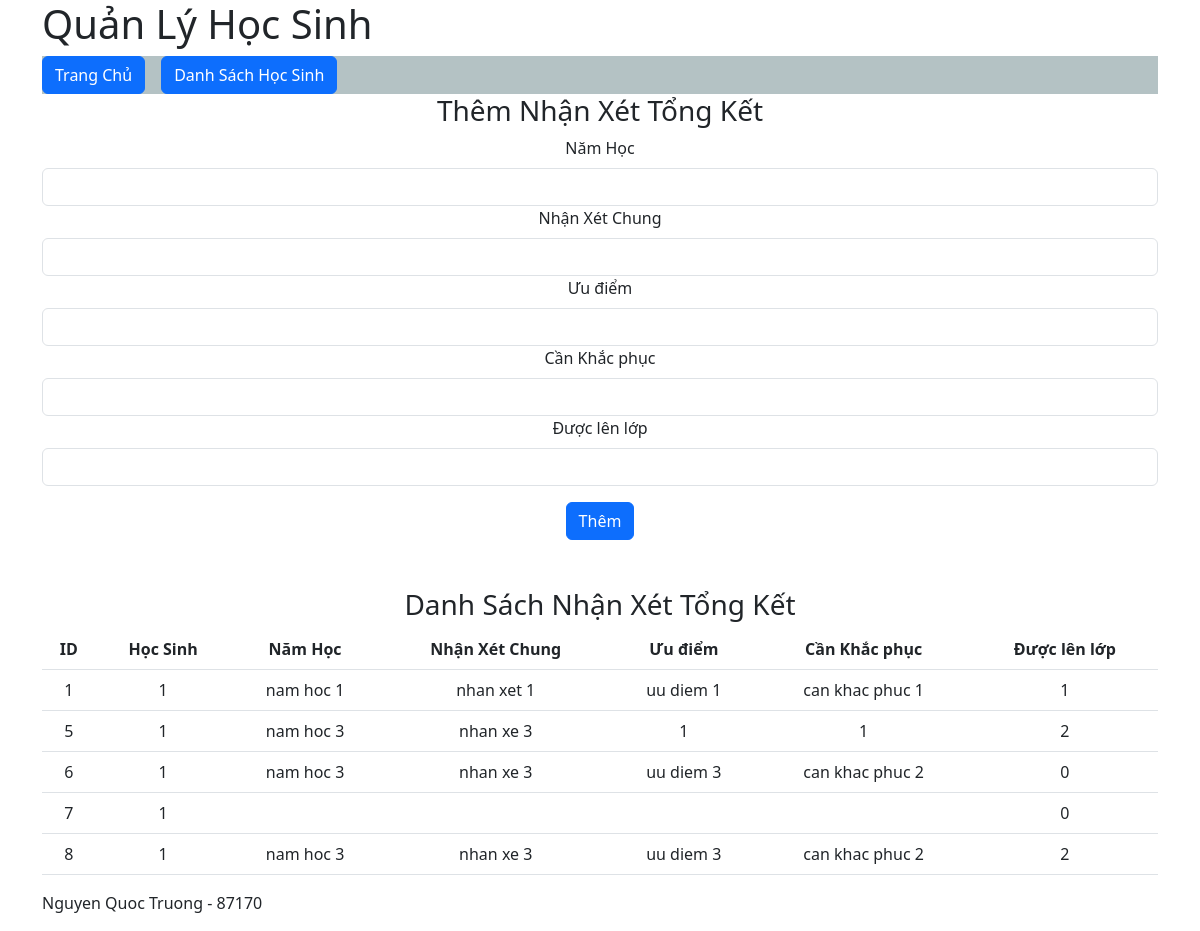
Screenshot of /themhocsinh.php?id=1 (signed in) with the database file from the repository.
### tables this page shows
CREATE TABLE `tongketnam` (
  `id` int(11) NOT NULL,
  `hocsinh_id` varchar(32) NOT NULL,
  `namhoc` varchar(9) NOT NULL,
  `nhanxetchung` text NOT NULL,
  `uudiem` text NOT NULL,
  `cankhacphuc` text NOT NULL,
  `duoclenlop` int(11) NOT NULL
);

### themhocsinh.php (the view, shortened to what this page needs)
<?php
require_once 'header.php';
require_once 'connect.php';
if (isset($_GET['id']) ) {
    $hocsinh_id = $_GET['id'];
}
$sql = "SELECT * FROM tongketnam WHERE hocsinh_id=$hocsinh_id";
$stmt = $pdo->query($sql);
$items = $stmt->fetchAll(PDO::FETCH_ASSOC);
?>
<div>
    <content style=" text-align: center; ">
<div class="nav container" style="background-color:#b4c2c4;">
<ul class="nav">
    <a href="index.php"
       class="btn btn-primary me-3">Trang Chủ</a>
    <a href="dshocsinh.php"
       class="btn btn-primary me-3">Danh Sách Học Sinh</a>
   </ul>
</div>
<h3>Thêm Nhận Xét Tổng Kết</h3>
<form action="them.php" method="post">
    <label class="form-label">Năm Học</label>
    <input type="text" class="form-control" name="namhoc">
    <label class="form-label">Nhận Xét Chung</label>
    <input type="text" class="form-control" name="nhanxetchung">
    <label class="form-label">Ưu điểm</label>
    <input type="text" class="form-control" name="uudiem">
    <label class="form-label">Cần Khắc phục</label>
    <input type="text" class="form-control" name="cankhacphuc">
    <label class="form-label">Được lên lớp</label>
    <input type="number" class="form-control" name="duoclenlop">
    <input type="submit" value="Thêm" class="btn btn-primary mt-3">
</form>
<br>
<br>
<h3>Danh Sách Nhận Xét Tổng Kết</h3>
<table class="table">
    <thead>
        <tr>
            <th>ID</th>
            <th>Học Sinh</th>
            <th>Năm Học</th>
            <th>Nhận Xét Chung</th>
            <th>Ưu điểm</th>
            <th>Cần Khắc phục</th>
            <th>Được lên lớp</th>
        </tr>
    </thead>
    <tbody>
        <?php
        foreach ($items as $item) {
            ?>
            <tr>
                <td><?php echo $item['id'] ?></td>
                <td><?php echo $item['hocsinh_id'] ?></td>
                <td><?php echo $item['namhoc'] ?></td>
                <td><?php echo $item['nhanxetchung'] ?></td>
                <td><?php echo $item['uudiem'] ?></td>
                <td><?php echo $item['cankhacphuc'] ?></td>
                <td><?php echo $item['duoclenlop'] ?></td>
            </tr>
            <?php
        }
        ?>
    </tbody>
</table>
<?php require_once 'footer.php' ?>

### header.php (shortened to what this page needs)
<!DOCTYPE html>
<html lang="en">
<head>
    <link href="https://cdn.jsdelivr.net/npm/bootstrap@5.3.0-alpha1/dist/css/bootstrap.min.css"
          rel="stylesheet"
>
</head>
<body>
    <div class="container">
        <header>
            <h1>Quản Lý Học Sinh</h1>
        </header>
        <div class="content">

### footer.php
</div>
<footer>
    <p>Nguyen Quoc Truong - 87170</p>
</footer>
</div>
</body>
</html>

### rows the page displays
tongketnam: id "1", hocsinh "1", namhoc "nam hoc 1", nhanxetchung "nhan xet 1", uudiem "uu diem 1", cankhacphuc "can khac phuc 1", duoclenlop "1"
tongketnam: id "5", hocsinh "1", namhoc "nam hoc 3", nhanxetchung "nhan xe 3", uudiem "1", cankhacphuc "1", duoclenlop "2"
tongketnam: id "6", hocsinh "1", namhoc "nam hoc 3", nhanxetchung "nhan xe 3", uudiem "uu diem 3", cankhacphuc "can khac phuc 2", duoclenlop "0"
tongketnam: id "7", hocsinh "1", duoclenlop "0"
tongketnam: id "8", hocsinh "1", namhoc "nam hoc 3", nhanxetchung "nhan xe 3", uudiem "uu diem 3", cankhacphuc "can khac phuc 2", duoclenlop "2"
